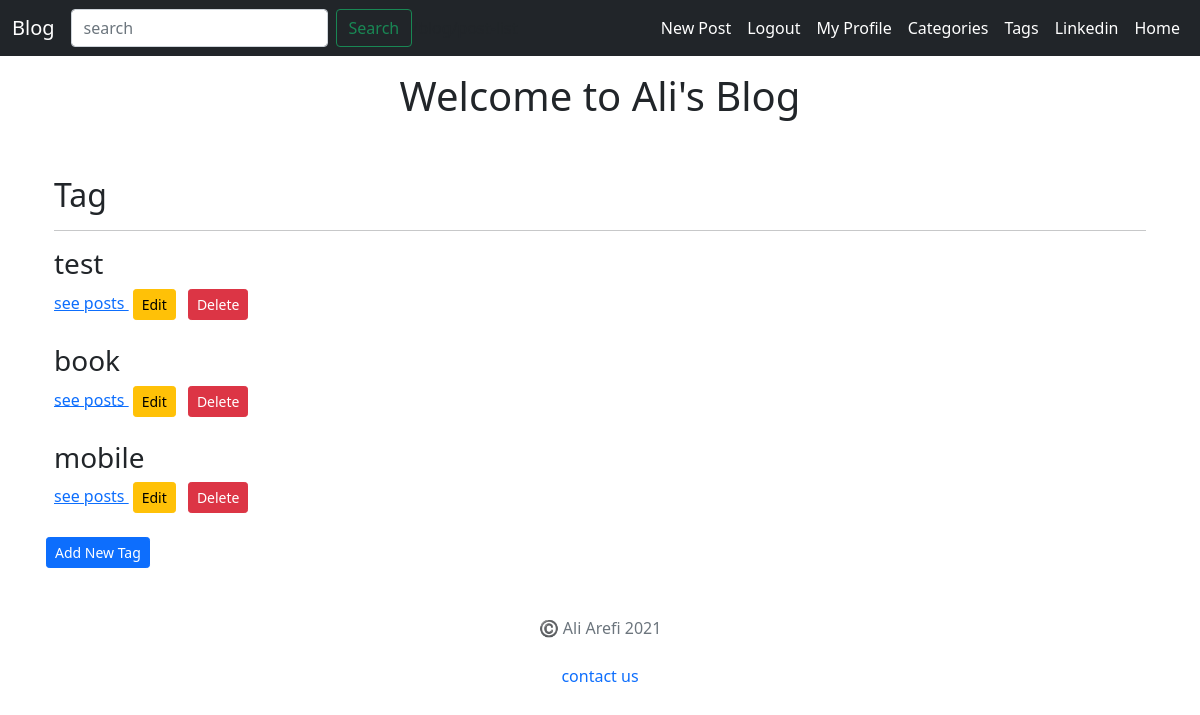
The app's page /blog/tag-list (signed in) with its own data.
### post/models.py (models this page shows, shortened)
class Tag(models.Model):
    name = models.CharField(max_length=50)

### post/views.py (the view)
# urls.py: path('tag-list', TagListView.as_view(), name='tag_list'),
class TagListView(LoginRequiredMixin, ListView):
    login_url = 'login'
    model = Tag

### post/templates/post/tag_list.html
{% extends "post/base.html" %}
{% block content %}
  <div class="container">
  <h1 class = "text-center pt-3">Welcome to Ali's Blog</h1>
  <br/>
  <br/>
  <h2>Tag</h2>
  <hr />
  {% for tag in object_list %}
  <h3>{{ tag.name }}</h3><a href="{% url 'tag_post' id=tag.id  %}">see posts </a>
  {% if  user.is_staff%}
    <a href="{% url 'tag_edit' pk=tag.id %}" class="btn btn-warning btn-sm mx-1" >Edit</a>
  <a href="{% url 'tag_delete' pk=tag.id %}" class="btn btn-danger btn-sm mx-1" >Delete</a>
    {% endif %}
  <br />
  <br/>
  {% endfor %}
  </div>
  <a href="{% url 'tag_create' %}" class="btn btn-primary btn-sm mx-1" >Add New Tag</a>
{% endblock content %}

### records on screen
Tag: name "test"
Tag: name "book"
Tag: name "mobile"
